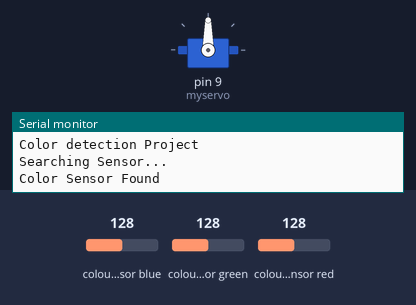
A sketch run on a simulated Arduino Uno, built with avr-gcc and run on an emulated ATmega328P. Parts: servo, the last lines printed to the serial monitor. The test bench sets the inputs (shaded band); at power-on: colour sensor blue 128, colour sensor green 128, colour sensor red 128.

Above: at 2.35 s.
At 5.4 s:
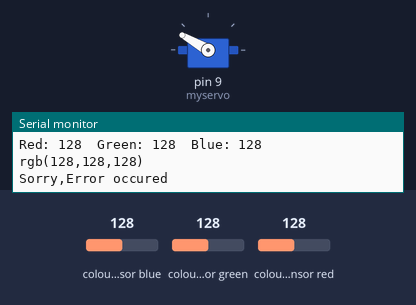
At 10.4 s:
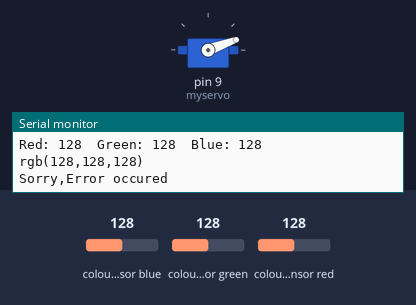
Timing chart, 0 to 12.9 s (numbered marks = the images above):
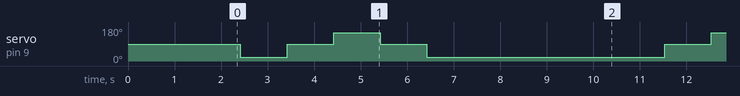

Measured:
- by itself, servo on pin 9 (myservo): repeats every 8.1 s: 90° 1.0 s, 150° 1.0 s, 90° 1.0 s, 20° 5.1 s

The sketch:

Best_with_Servo.ino
```cpp
#include <Servo.h>
#include <Wire.h>
#include "Adafruit_TCS34725.h"
Adafruit_TCS34725 tcs = Adafruit_TCS34725(TCS34725_INTEGRATIONTIME_50MS,TCS34725_GAIN_4X);
Servo myservo;
void setup(void) {
  // put your setup code here, to run once:
  Serial.begin(9600);
  myservo.attach(9);
  delay(2000);
  Serial.println("Color detection Project");
  delay(200);
  Serial.println("Searching Sensor...");
  delay(100);
  if(tcs.begin()){
    Serial.println("Color Sensor Found");
  }
  else{
    Serial.print("Buffering");
    delay(1000);
    Serial.println("..");
    Serial.println("Check your wire");
    while(1){
      Serial.println("Try again");
      delay(5000);
    }
  }
}
void loop(void) {
  // put your main code here, to run repeatedly:
  float r,g,b;
  int R=0,G=0,B=0;
  tcs.setInterrupt(false); //LED on
  delay(60);   //atleast 50milli Sec for Reading
  tcs.getRGB(&r,&g,&b);
  tcs.setInterrupt(true);  //LED off
  Serial.print("Red: ");
  Serial.print(int(r));
  Serial.print("\t");
  Serial.print("Green: ");
  Serial.print(int(g));
  Serial.print("\t");
  Serial.print("Blue: ");
  Serial.print(int(b));
  Serial.println("\t");
  R=int(r);
  G=int(g);
  B=int(b);
  Serial.print("rgb(");
  Serial.print(R);
  Serial.print(",");
  Serial.print(G);
  Serial.print(",");
  Serial.print(B);
  Serial.println(")");
  if((R>170) && (G>20) && (B>20)&&(R<240) && (G<55) && (B<59)){
    Serial.println("Red");
    myservo.write(165);
    delay(1000);
  }
  else if((R>20) && (G>50) && (B>120)&&(R<50) && (G<90) && (B<190)){
    Serial.println("Blue");
    myservo.write(125);
    delay(1000);
  }
  else  if((R>110) && (G>70) && (B>20) && (R<130) && (G<100) && (B<50)){
    Serial.println("Yellow");
    myservo.write(10);
    delay(1000);
  }
   else  if((R>50) && (G>120) && (B>40) && (R<70) && (G<155) && (B<70)){
    Serial.println("Green");
    myservo.write(45);
    delay(1000);
  }
  else{
    Serial.println("Sorry,Error occured");
    myservo.write(20);
    delay(1000);
    myservo.write(90);
    delay(1000);
    myservo.write(150);
    delay(1000);
    myservo.write(90);
    delay(1000);
    myservo.write(20);
    delay(1000);
  }
  delay(3000);
}
```
